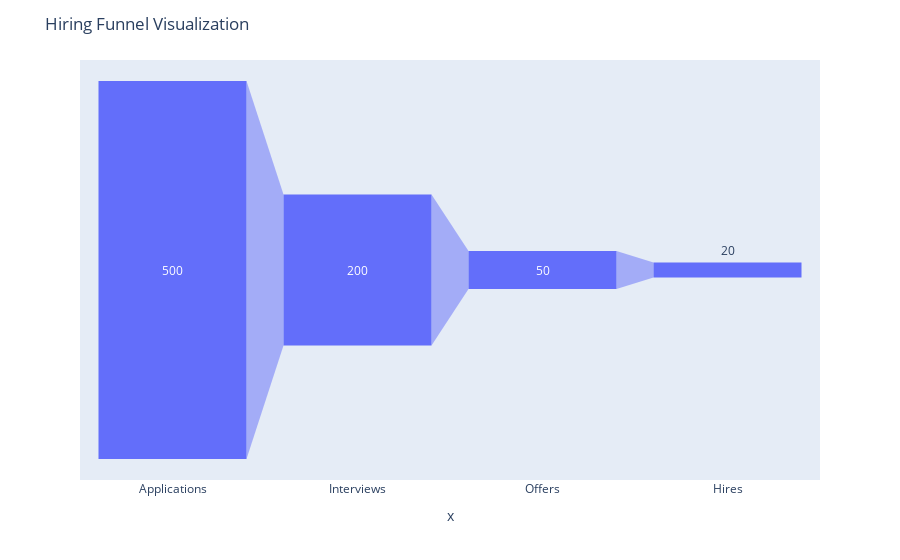

The notebook cell saved with this chart:
### Code cell
%pip install plotly
import plotly.express as px

stages = ["Applications", "Interviews", "Offers", "Hires"]
values = [500, 200, 50, 20]  # Example data

fig = px.funnel(x=stages, y=values)
fig.update_layout(title="Hiring Funnel Visualization")
fig.show()

### Figure 1 — Plotly figure (JSON) as saved in the notebook; plotly's stock layout.template omitted (floating-point values rounded to 4 significant figures)
{"data": [{"hovertemplate": "x=%{x}<br>y=%{y}<extra></extra>", "legendgroup": "", "marker": {"color": "#636efa"}, "name": "", "orientation": "v", "showlegend": false, "type": "funnel", "x": ["Applications", "Interviews", "Offers", "Hires"], "xaxis": "x", "y": [500, 200, 50, 20], "yaxis": "y"}], "layout": {"legend": {"tracegroupgap": 0}, "margin": {"t": 60}, "title": {"text": "Hiring Funnel Visualization"}, "xaxis": {"anchor": "y", "domain": [0, 1], "title": {"text": "x"}}, "yaxis": {"anchor": "x", "domain": [0, 1], "title": {"text": "y"}}}}
